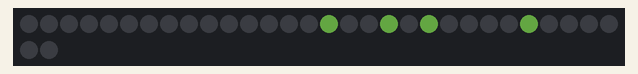
This sketch was run on a simulated Arduino Uno, built with avr-gcc and run on an emulated ATmega328P. On the bench: 32 RGB LEDs in strip order, left to right, continuing on the next row. Dim RGB values are drawn brighter than linear; random numbers use the default seed unless the sketch sets one.

Above: at 2.29 s.
At 39.31 s:
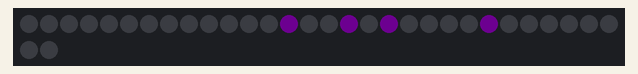

The sketch:

rgbdisplay-v1.ino
```cpp
#include "LPD8806.h"
#include "SPI.h"
#include "display.h"

#include "balls.h"
#include "healthpass.h"
#include "pulse.h"


// settings for teensy 2.0
const int nLEDs = 32;
const int dataPin  = 10;
const int clockPin = 9;
const int power = 50;

#define MINUTES_PER_WIDGET 30
#define MILLIS_PER_WIDGET 1000ul * 60 * MINUTES_PER_WIDGET


DisplayWrapper display = DisplayWrapper(nLEDs, dataPin, clockPin, power);
widget::balls::Balls balls;
widget::healthpass::Healthpass healthpass;
widget::pulse::Pulse pulse;

const int numWidgets = 3;
widget::Widget * widgets[] = {
  &healthpass,
  &pulse,
  &balls,
};

void setup() {
  Serial.begin(9600);
  randomSeed(analogRead(0));
  display.begin();
  display.show();
}

void loop() {
  static unsigned long previousMillis;
  static int currentWidget = 0;

  previousMillis = millis();

  widgets[currentWidget]->reset();
  while (millis() - previousMillis < MILLIS_PER_WIDGET) {
    widgets[currentWidget]->update();
    widgets[currentWidget]->delay();
  }

  currentWidget = (currentWidget + 1) % numWidgets;
}
```

balls.cpp
```cpp
#include <Arduino.h>

#include "LPD8806.h"
#include "SPI.h"
#include "display.h"
#include "balls.h"

extern DisplayWrapper display;

namespace widget { namespace balls {

#define GRID_SIZE 6


struct local_color_t {
  double r, g, b;
};

const local_color_t black = { 0.0, 0.0, 0.0 };

struct ball_t {
  double x, y;
  double dx, dy;
  local_color_t color;
};

ball_t balls[] = {
  { 0.0, 0.0,  0.15,  0.10, { 1.0, 0.0, 0.0 } },
  { 2.0, 5.0,  0.18, -0.08, { 0.0, 1.0, 0.0 } },
  { 5.0, 2.0, -0.08,  0.18, { 0.0, 0.0, 1.0 } }
};
#define NUM_BALLS (sizeof(balls) / sizeof(balls[0]))

void move_through_dimension(double & xy, double & dxy) {
  xy += dxy;
  if (xy < 0) {
    xy = -xy;
    dxy = -dxy;
  }
  if (xy >= GRID_SIZE) {
    xy = GRID_SIZE - (xy - GRID_SIZE);
    dxy = -dxy;
  }
}

void move_balls() {
  for (unsigned int i = 0; i < NUM_BALLS; ++i) {
    ball_t & b = balls[i];
    move_through_dimension(b.x, b.dx);
    move_through_dimension(b.y, b.dy);
  }
}

void show_balls() {
  for (int x = 0; x < GRID_SIZE; ++x) {
    for (int y = 0; y < GRID_SIZE; ++y) {
      local_color_t c = black;

      for (unsigned int i = 0; i < NUM_BALLS; ++i) {
        ball_t & b = balls[i];
        double distance = pow(pow(b.x - x, 2) + pow(b.y - y, 2), 0.5);
        double f = 1.0 / (pow(distance, 2) + 1.0);

        c.r += b.color.r * f;
        c.g += b.color.g * f;
        c.b += b.color.b * f;
      }

      display.setPixelColor(x, y, int(c.r / NUM_BALLS * 255) + (int(c.g / NUM_BALLS * 255) << 8) + (long(c.b / NUM_BALLS * 255) << 16));
    }
  }
  display.show();
}


void Balls::update() { move_balls(); show_balls(); }
void Balls::delay() { ::delay(BALL_DELAY); }

} }
```

balls.h
```cpp
#pragma once

#include "widget.h"

namespace widget { namespace balls {

#define BALL_DELAY (50ul)

// Simulate multiple balls moving in 2-d space.
// Written by Aaron Harsh.  Thanks Aaron!

class Balls : public widget::Widget {
  public:
    virtual void update();
    virtual void delay();
    virtual ~Balls() {}
};

} }
```

display.cpp
```cpp
#include <Arduino.h>

#include "LPD8806.h"
#include "SPI.h"
#include "display.h"

const uint16_t yx_to_index[6][6] = {
  {-1,  0,  1,  2,  3, -1},
  { 4,  5,  6,  7,  8,  9},
  {10, 11, 12, 13, 14, 15},
  {16, 17, 18, 19, 20, 21},
  {22, 23, 24, 25, 26, 27},
  {-1, 28, 29, 30, 31, -1}
};

DisplayWrapper::DisplayWrapper(uint16_t n, uint8_t dpin, uint8_t cpin, uint8_t p) : LPD8806(n, dpin, cpin) {
  setPower(p);
}

void DisplayWrapper::clear() {
  fill(0, 0, 0);
}

uint32_t DisplayWrapper::randomColor() {
  uint8_t r, g, b;
  randomColor(r, g, b);
  return Color(r, g, b);
}

void DisplayWrapper::randomColor(uint8_t& r, uint8_t& g, uint8_t& b) {
  r = random(127);
  g = random(127);
  b = random(127);
}

void DisplayWrapper::dumpColorToSerial(const char* name, uint32_t c) {
  Serial.print(name);
  Serial.print(" = ");
  dumpColorToSerial(c);
}

void DisplayWrapper::dumpColorToSerial(uint32_t c) {
  byte green = (c & 0x7F0000) >> 16;
  byte red   = (c & 0x007F00) >> 8;
  byte blue  = c & 0x00007F;

  Serial.print("(");
  Serial.print(red);
  Serial.print(",");
  Serial.print(green);
  Serial.print(",");
  Serial.print(blue);
  Serial.println(")");
}

uint32_t DisplayWrapper::scaleColor(uint32_t c) {
  return scaleColor(c, power);
}

uint32_t DisplayWrapper::scaleColor(uint32_t c, uint8_t t) {
  byte green = (c & 0x7F0000) >> 16; // this logic should be a macro
  byte red   = (c & 0x007F00) >> 8;
  byte blue  = c & 0x00007F;

  return Color(red * t / 100, green * t / 100, blue * t / 100);
}

void DisplayWrapper::setPower(uint8_t p) {
  if (p <= 100)
    power = p;
}

void DisplayWrapper::setPixelColor(uint16_t x, uint16_t y, uint8_t r, uint8_t g, uint8_t b) {
  setPixelColor(x, y, Color(r, g, b));
}

void DisplayWrapper::setPixelColor(uint16_t x, uint16_t y, uint32_t color) {
  LPD8806::setPixelColor(yx_to_index[y][x], scaleColor(color));
}

void DisplayWrapper::fill(uint16_t r, uint16_t g, uint16_t b) {
  fill(Color(r, g, b));
}

void DisplayWrapper::fill(uint32_t color) {
  for (uint16_t i = 0; i < numPixels(); i++) LPD8806::setPixelColor(i, scaleColor(color));
}
```

display.h
```cpp
#pragma once

#include <Arduino.h>

typedef uint32_t color_t;

// The DisplayWrapper is an abstraction of a 2-D RGB
// LED display.  Origin and x-y directions may differ
// between displays.

class DisplayWrapper : public LPD8806 {
  protected:
    uint8_t power;
    uint32_t scaleColor(color_t c);

  public:
    DisplayWrapper(uint16_t n, uint8_t dpin, uint8_t cpin, uint8_t p = 100);

    void setPower(uint8_t p);

    uint32_t scaleColor(color_t c, uint8_t t);

    void setPixelColor(uint16_t x, uint16_t y, uint8_t r, uint8_t g, uint8_t b);
    void setPixelColor(uint16_t x, uint16_t y, color_t color);

    void clear();

    void fill(uint16_t r, uint16_t g, uint16_t b);
    void fill(color_t color);

    color_t randomColor();
    void randomColor(uint8_t& r, uint8_t& g, uint8_t& b);

    void dumpColorToSerial(const char* name, color_t c);
    void dumpColorToSerial(color_t c);
};
```

healthpass.cpp
```cpp
#include <Arduino.h>

#include "LPD8806.h"
#include "SPI.h"
#include "display.h"
#include "healthpass.h"

extern DisplayWrapper display;

namespace widget { namespace healthpass {

class Pixel {
protected:
  color_t target_color;
  uint8_t t;

  void setTarget() {
    target_color = display.randomColor();
  }
public:
  color_t color;
  bool rising;

  Pixel() : t(20), rising(true) {
    setTarget();
  }

  void update() {
    if (rising) {
      t++;
      if (t >= 100) rising = false;
    } else {
      t--;
      if (t <= 20) {
        rising = true;
        setTarget();
      }
    }

    color = display.scaleColor(target_color, t);
  }

  bool done() {
    return t == 20;
  }
};

Pixel p;
int offset[] = {0, 2};

void Healthpass::delay() { ::delay(50ul); }

void Healthpass::update() {
  if (p.done()) {
    display.clear();
    offset[0] = random(0, 3);
    offset[1] = random(2, 4);
  }

  display.setPixelColor(offset[0]+0, offset[1]+0, p.color);
  display.setPixelColor(offset[0]+1, offset[1]+1, p.color);
  display.setPixelColor(offset[0]+2, offset[1]+0, p.color);
  display.setPixelColor(offset[0]+3, offset[1]-1, p.color);
  p.update();
  display.show();
}

} }
```

healthpass.h
```cpp
#pragma once

#include "widget.h"

namespace widget { namespace healthpass {

class Healthpass : public widget::Widget {
  public:
    virtual void update();
    virtual void delay();
    virtual ~Healthpass() {}
};

} }
```

pulse.cpp
```cpp
#include <Arduino.h>

#include "LPD8806.h"
#include "SPI.h"
#include "display.h"
#include "pulse.h"

extern DisplayWrapper display;

namespace widget { namespace pulse {

class Pixel {
protected:
  color_t target_color;
  uint8_t t;

  void setTarget() {
    target_color = display.randomColor();
  }
public:
  color_t color;
  bool rising;

  Pixel() : t(random(100)), rising(true) {
    setTarget();
  }

  void update() {
    if (rising) {
      t++;
      if (t >= 100) rising = false;
    } else {
      t--;
      if (t <= 0) {
        rising = true;
        setTarget();
      }
    }

    color = display.scaleColor(target_color, t);
  }
};

Pixel p[6][6];

void Pulse::delay() { ::delay(50ul); }

void Pulse::update() {
  for (unsigned int x = 0; x < 6; x++) {
    for (unsigned int y = 0; y < 6; y++) {
      display.setPixelColor(x, y, p[x][y].color);
      p[x][y].update();
    }
  }

  display.show();
}

} }
```

pulse.h
```cpp
#pragma once

#include "widget.h"

namespace widget { namespace pulse {

// Each pixel gets a random color and offset.  It ramps up to
// the target color and then dims back to black before chosing
// a new random target color and repeating.

class Pulse : public widget::Widget {
  public:
    virtual void update();
    virtual void delay();
    virtual ~Pulse() {}
};

} }
```

widget.h
```cpp
#pragma once

namespace widget {

class Widget {
  public:
    virtual void reset() { }
    virtual void update() = 0;
    virtual void delay() = 0;
    virtual ~Widget() {}
};

}
```
